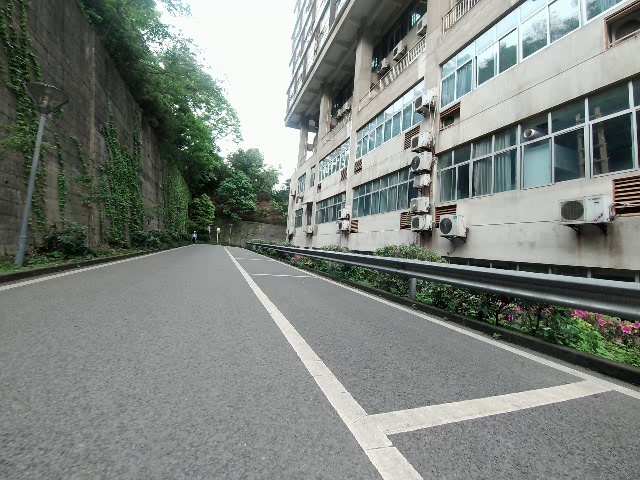
#> input picture fake_data/0.jpg, 640 x 480 px, found by its file name
$ python perspective.py
#> lines starting #> are read from the running program, lines starting #| are printed output that depends on the picture
# -*- coding:utf-8 -*-
import cv2
import numpy as np
import sys

img = cv2.imread('0.jpg')
#> img is the input picture: shape (480, 640, 3); mean B, G, R 126.8, 131.9, 126.2
cv2.imshow("original", img)
cv2.waitKey()
# 可选，扩展图像，保证内容不超出可视范围
img = cv2.copyMakeBorder(img, 200, 200, 200, 200, cv2.BORDER_CONSTANT, 0)
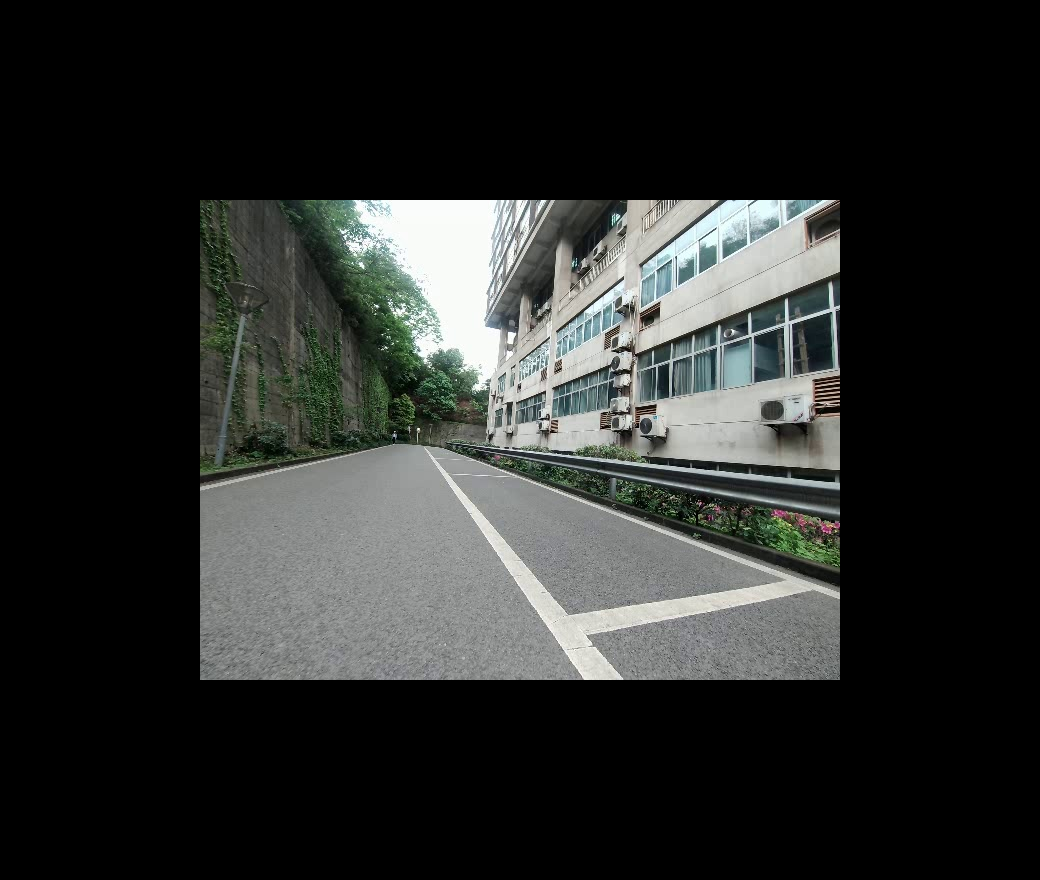
#> img: shape (880, 1040, 3); mean B, G, R 42.6, 44.3, 42.4
w, h = img.shape[0:2]
#> w = 880; h = 1040

anglex = 0
angley = 30
anglez = 0  # 是旋转
fov = 42
r = 0


def rad(x):
    return x * np.pi / 180


def get_warpR():
    global anglex, angley, anglez, fov, w, h, r
    # 镜头与图像间的距离，21为半可视角，算z的距离是为了保证在此可视角度下恰好显示整幅图像
    z = np.sqrt(w ** 2 + h ** 2) / 2 / np.tan(rad(fov / 2))
#> z = 1774.5
    # 齐次变换矩阵
    rx = np.array([[1, 0, 0, 0],
                   [0, np.cos(rad(anglex)), -np.sin(rad(anglex)), 0],
                   [0, -np.sin(rad(anglex)), np.cos(rad(anglex)), 0, ],
                   [0, 0, 0, 1]], np.float32)

    ry = np.array([[np.cos(rad(angley)), 0, np.sin(rad(angley)), 0],
                   [0, 1, 0, 0],
                   [-np.sin(rad(angley)), 0, np.cos(rad(angley)), 0, ],
                   [0, 0, 0, 1]], np.float32)

    rz = np.array([[np.cos(rad(anglez)), np.sin(rad(anglez)), 0, 0],
                   [-np.sin(rad(anglez)), np.cos(rad(anglez)), 0, 0],
                   [0, 0, 1, 0],
                   [0, 0, 0, 1]], np.float32)

    r = rx.dot(ry).dot(rz)

    # 四对点的生成
    pcenter = np.array([h / 2, w / 2, 0, 0], np.float32)
#> pcenter = [520, 440, 0, 0]

    p1 = np.array([0, 0, 0, 0], np.float32) - pcenter
#> p1 = [-520, -440, 0, 0]
    p2 = np.array([w, 0, 0, 0], np.float32) - pcenter
#> p2 = [360, -440, 0, 0]
    p3 = np.array([0, h, 0, 0], np.float32) - pcenter
    p4 = np.array([w, h, 0, 0], np.float32) - pcenter

    dst1 = r.dot(p1)
    dst2 = r.dot(p2)
    dst3 = r.dot(p3)
    dst4 = r.dot(p4)

    list_dst = [dst1, dst2, dst3, dst4]

    org = np.array([[0, 0],
                    [w, 0],
                    [0, h],
                    [w, h]], np.float32)

    dst = np.zeros((4, 2), np.float32)

    # 投影至成像平面
    for i in range(4):
        dst[i, 0] = list_dst[i][0] * z / (z - list_dst[i][2]) + pcenter[0]
        dst[i, 1] = list_dst[i][1] * z / (z - list_dst[i][2]) + pcenter[1]

    warpR = cv2.getPerspectiveTransform(org, dst)
    return warpR


def control():
    global anglex, angley, anglez, fov, r

    # 键盘控制
    if 27 == c:  # Esc quit
        sys.exit()
    if c == ord('w'):
        anglex += 1
    if c == ord('s'):
        anglex -= 1
    if c == ord('a'):
        angley += 1
        print(angley)
        # dx=0
    if c == ord('d'):
        angley -= 1
    if c == ord('u'):
        anglez += 1
    if c == ord('p'):
        anglez -= 1
    if c == ord('t'):
        fov += 1
    if c == ord('r'):
        fov -= 1
    if c == ord(' '):
        anglex = angley = anglez = 0
    if c == ord('e'):
        print("======================================")
        print('Rotation Matrix:')
        print(r)
        print('angle alpha(anglex):')
        print(anglex)
        print('angle beta(angley):')
        print(angley)
        print('dz(anglez):')
        print(anglez)


while True:
    warpR = get_warpR()

    result = cv2.warpPerspective(img, warpR, (h, w))
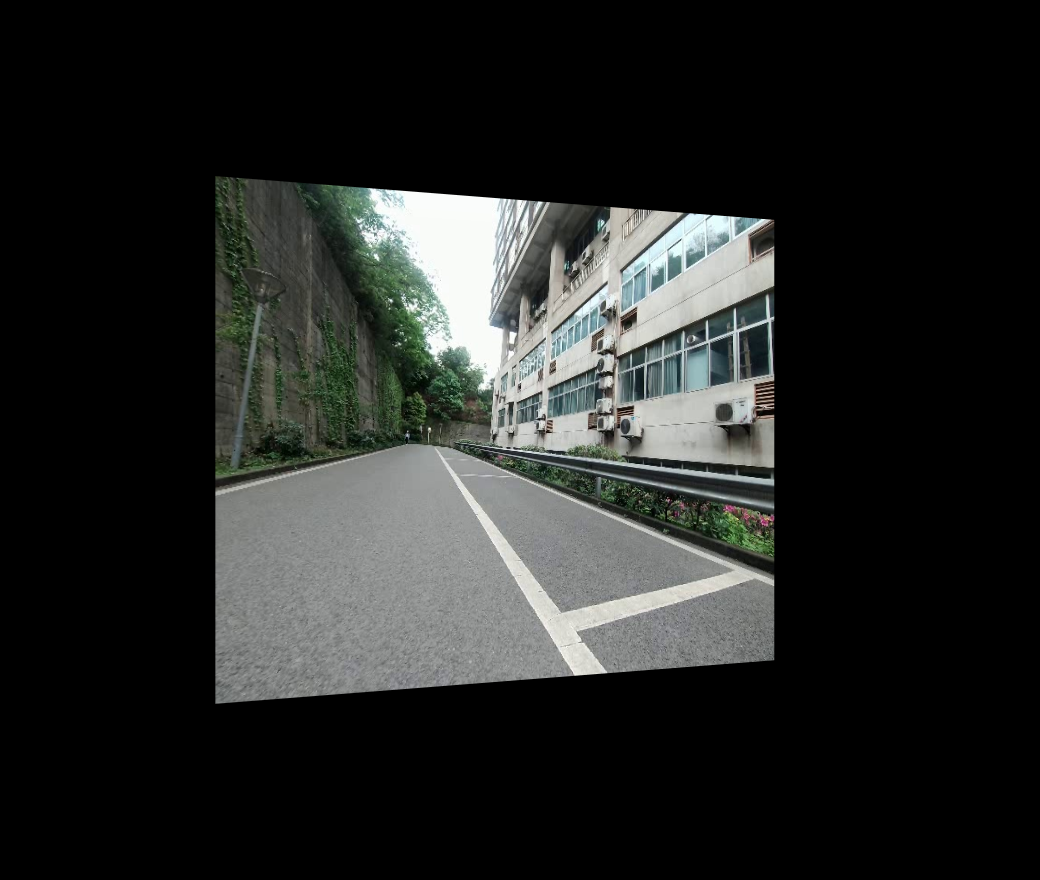
#> result: shape (880, 1040, 3); mean B, G, R 36.9, 38.4, 36.7
    cv2.namedWindow('result', 2)
    cv2.imshow("result", result)
    c = cv2.waitKey(1)
#> (key e is pressed here)
    control()
#> (the program exits here)

$ run again, with fake_data/1.jpg copied over fake_data/0.jpg
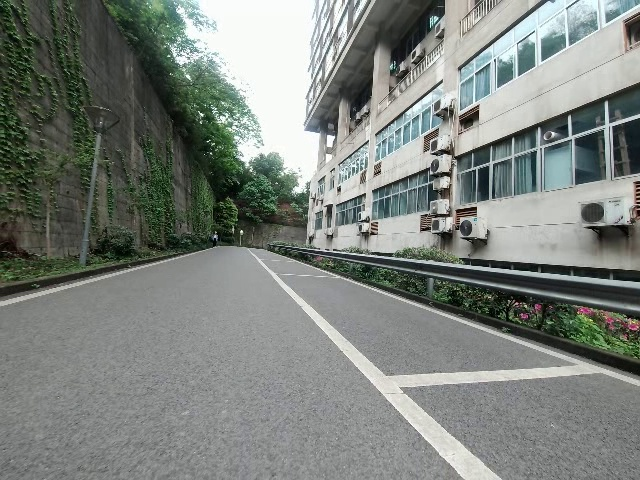
#> input picture fake_data/1.jpg, 640 x 480 px, found by its file name
#> img is the input picture: shape (480, 640, 3); mean B, G, R 125.2, 130.5, 124.8
#> `img = cv2.copyMakeBorder(img, 200, 200, 200, 200, cv2.BORDER_CONSTANT,..`:
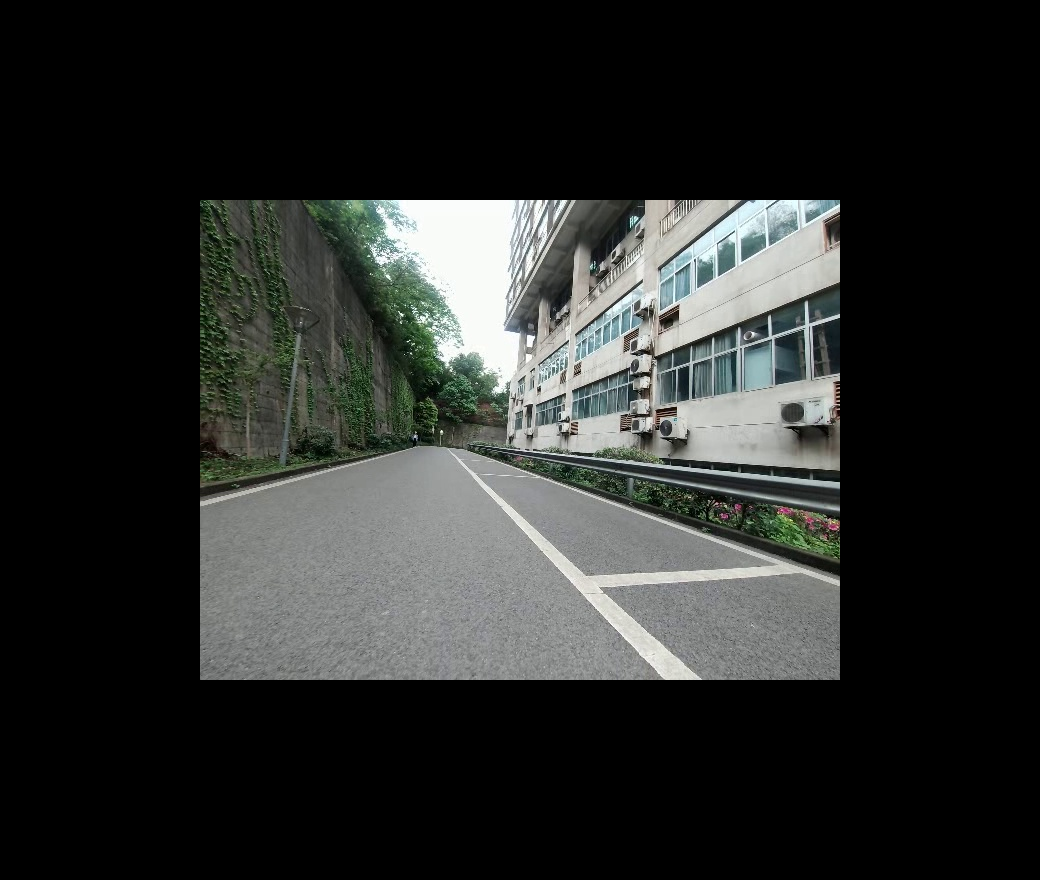
#> img: shape (880, 1040, 3); mean B, G, R 42, 43.8, 41.9
#> `result = cv2.warpPerspective(img, warpR, (h, w))`:
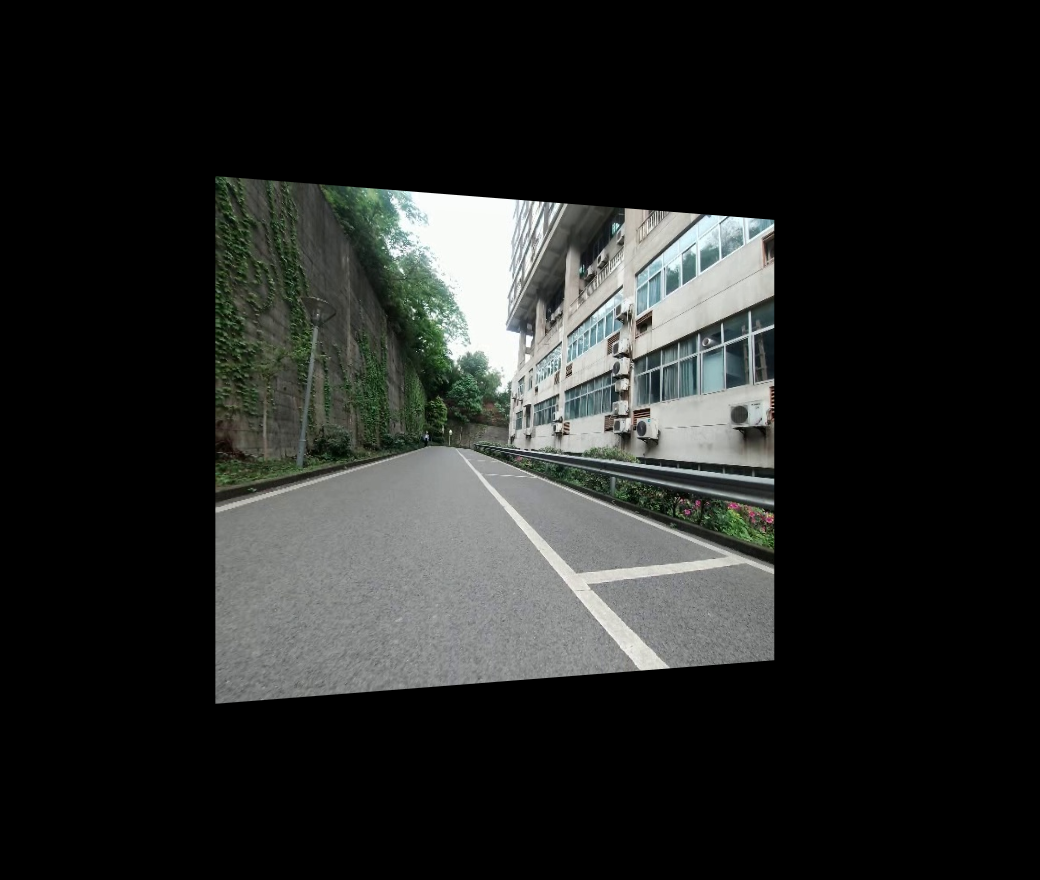
#> result: shape (880, 1040, 3); mean B, G, R 36.2, 37.8, 36.2

$ run again, with fake_data/10.jpg copied over fake_data/0.jpg
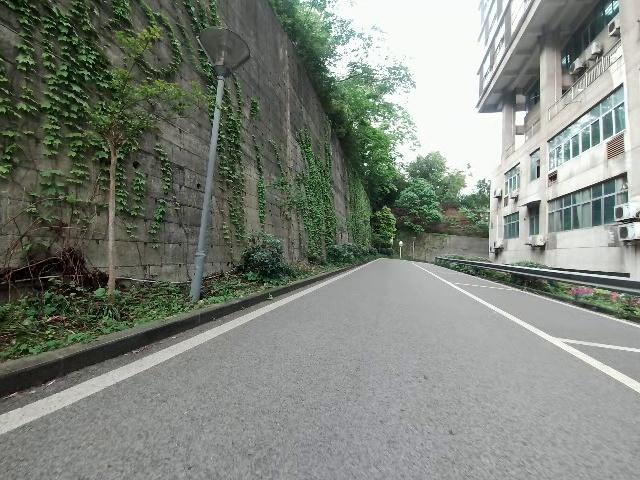
#> input picture fake_data/10.jpg, 640 x 480 px, found by its file name
#> img is the input picture: shape (480, 640, 3); mean B, G, R 123.2, 131.9, 126
#> `img = cv2.copyMakeBorder(img, 200, 200, 200, 200, cv2.BORDER_CONSTANT,..`:
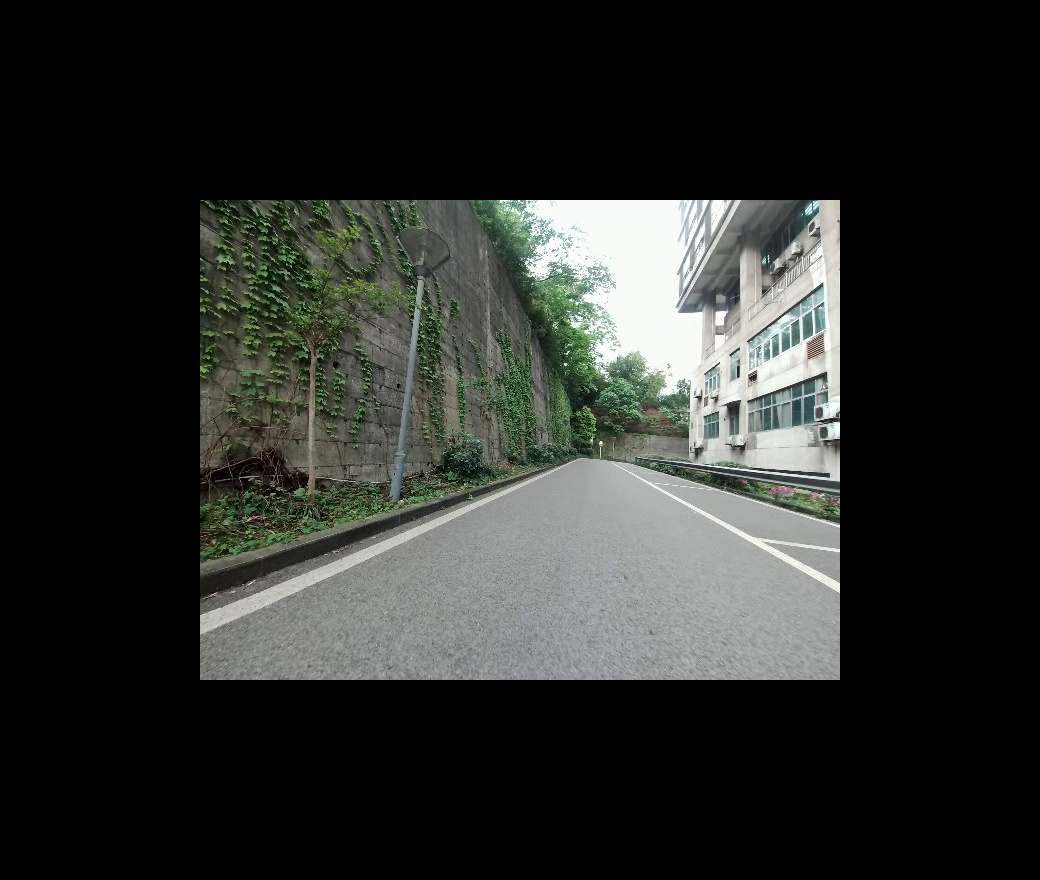
#> img: shape (880, 1040, 3); mean B, G, R 41.4, 44.3, 42.3
#> `result = cv2.warpPerspective(img, warpR, (h, w))`:
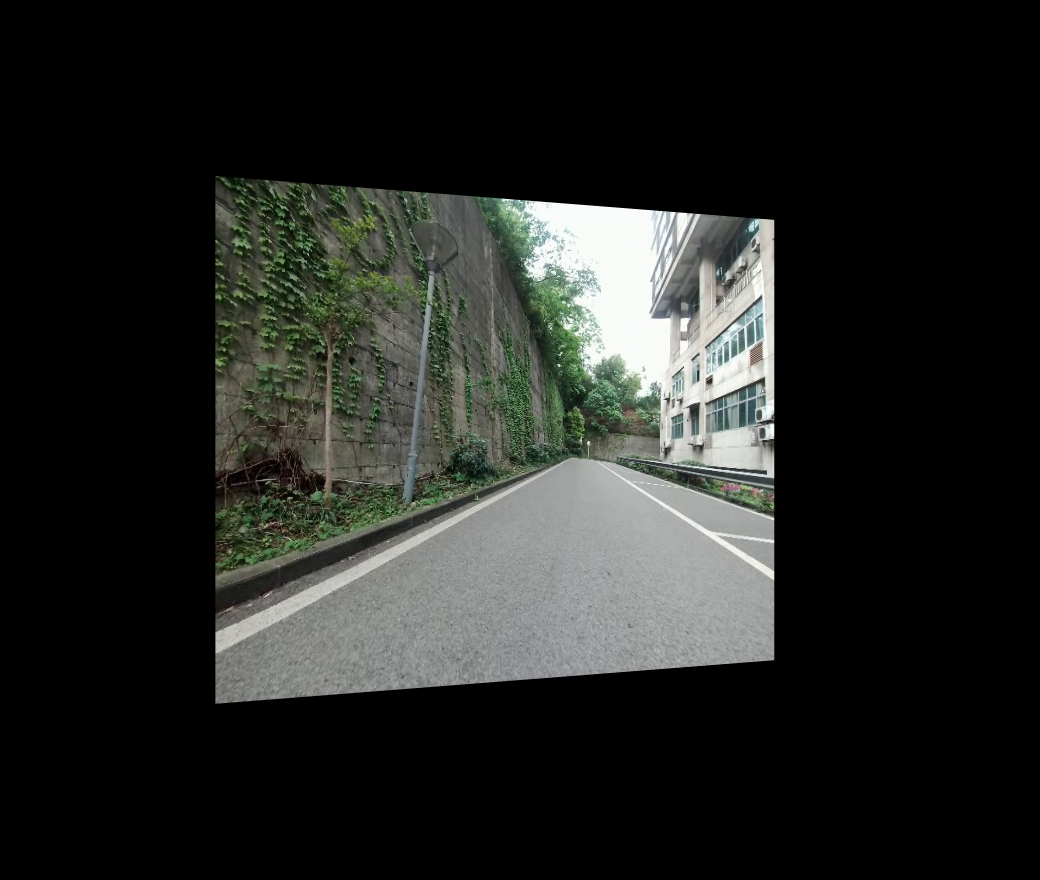
#> result: shape (880, 1040, 3); mean B, G, R 34.6, 37.4, 35.7
